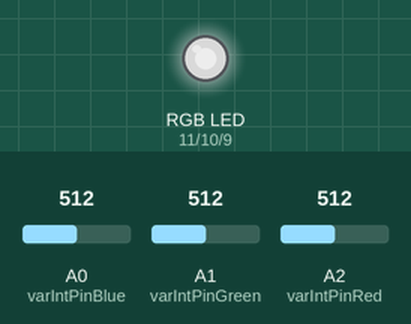
Simulated run of this sketch. Board: Arduino Uno, built with avr-gcc and run on an emulated ATmega328P. On the bench: an RGB LED mixed from three pins (HIGH = lit). The test bench sets the inputs (shaded band); at power-on: A0 (varIntPinBlue) = 512, A1 (varIntPinGreen) = 512, A2 (varIntPinRed) = 512. Dim RGB values are drawn brighter than linear.

Above: at 1.2 s.
1.3 s: A0 (varIntPinBlue) set to 716
At 2.0 s:
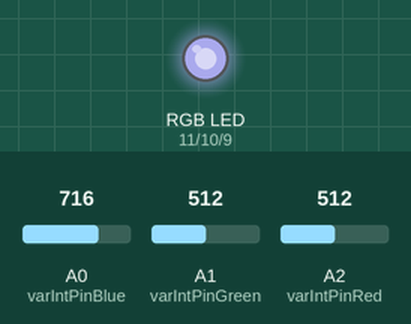
2.9 s: A1 (varIntPinGreen) set to 306
At 3.9 s:
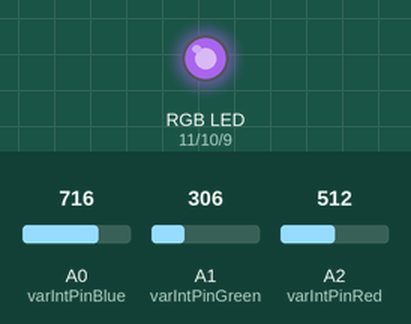
4.5 s: A2 (varIntPinRed) set to 716
At 5.9 s:
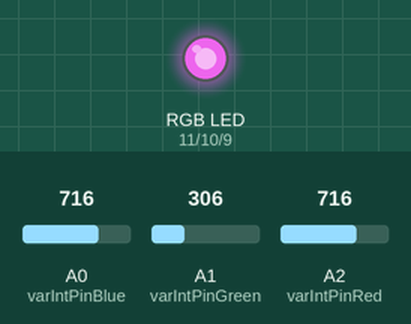
6.2 s: A1 (varIntPinGreen) set to 122
At 7.0 s:
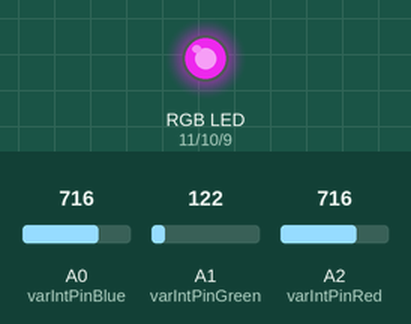
7.8 s: A1 (varIntPinGreen) set to 716
At 9.1 s:
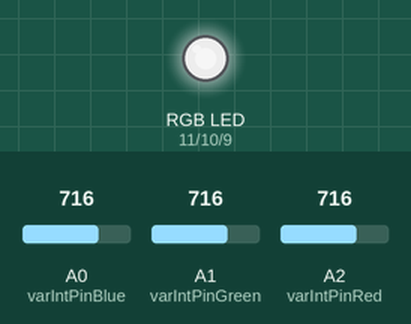
9.5 s: A0 (varIntPinBlue) set to 511
At 10.5 s:
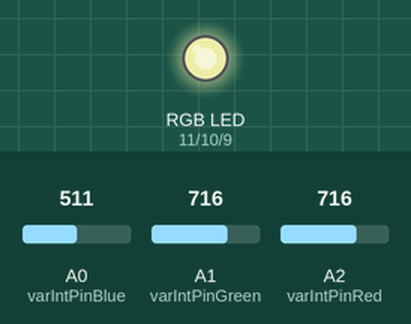
Timing chart, 0 to 12.1 s (numbered marks = the images above; inputs shaded):
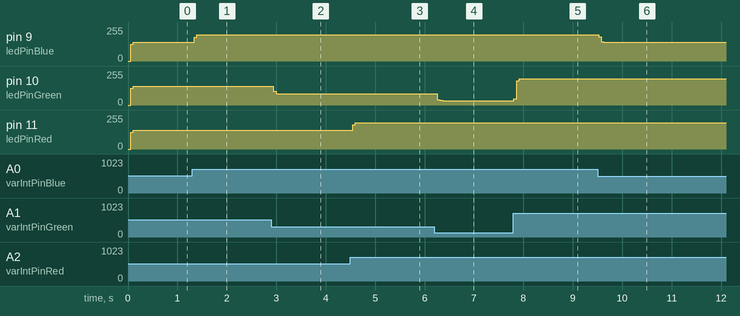

Measured:
- after the input at 1.3 s, pin 9 (ledPinBlue): 141/255 → 198/255 at once
- after the input at 2.9 s, pin 10 (ledPinGreen): 141/255 → 84/255 at once
- after the input at 4.5 s, pin 11 (ledPinRed): 141/255 → 198/255 after 0.05 s
- after the input at 6.2 s, pin 10 (ledPinGreen): 84/255 → 33/255 after 0.06 s
- after the input at 7.8 s, pin 10 (ledPinGreen): 33/255 → 198/255 at once
- after the input at 9.5 s, pin 9 (ledPinBlue): 198/255 → 141/255 at once

The sketch:

Homework-1.ino
```cpp
/*
  RGB

  Description:
  This assignment focuses on controlling each channel (Red, Green, and Blue)
  of  an  RGB  LED  using  individual  potentiometers.

  Components:
  • one RGB LED
  • three Potentiometers
  • resistors and wires as needed

  Created 23-10-2023
  Coriciuc Tudor
  Modified 06-11-2023
  Coriciuc Tudor

  https://youtu.be/4cim3AliW1Y
*/

/// we name the analog input A2 as varIntPinRed
/// we connect a potentiometer to the A pins (Analog pins)
/// to change the luminous intensity of the LED
const int varIntPinRed = A2;
/// we name the digital PWM Pin 11 as ledPinRed
/// each ledPin will be connected to one color(red, green, blue)
/// of the LED and will sent the intensity(from 0 to 255)
const int ledPinRed = 11;

const int varIntPinGreen = A1;
const int ledPinGreen = 10;

const int varIntPinBlue = A0;
const int ledPinBlue = 9;

/// LEDs brightness is between 0-255
const int minLedValue = 0;
const int maxLedValue = 255;
/// potentiometer have values between 0-1023
const int minIntValue = 0;
const int maxIntValue = 1023;
/// we are going to read 10 times the values varIntPin in order to make an average
const int nrRepForAvg = 10;
const int firstRep = 1;
/// we are going to 5 milisecond between each read
const int minDelay = 5;

int intRedValue = 0;
int intGreenValue = 0;
int intBlueValue = 0;

void setup() {
  /// initialize the serial communication at a baud rate of 9600
  Serial.begin(9600);
  /// set the ledPins as OUTPUT pins
  pinMode(ledPinGreen, OUTPUT);
  pinMode(ledPinRed, OUTPUT);
  pinMode(ledPinBlue, OUTPUT);
}

void loop() {
  /// we read the intensity from the potentiometer and add it in intRedValue
  /// in order to use the average value
  averageValue();

  ///we calculate the average value
  intRedValue /= nrRepForAvg;
  /// we map the values knowing intRedValue
  int mapedRedValue = map(intRedValue, minIntValue, maxIntValue, minLedValue, maxLedValue);
  /// we set the intensity of the red led to the mapedRedValue through ledPinRed
  analogWrite(ledPinRed, mapedRedValue);

  /// we repeat this for the other colors
  intGreenValue /= nrRepForAvg;
  int mapedGreenValue = map(intGreenValue, minIntValue, maxIntValue, minLedValue, maxLedValue);
  analogWrite(ledPinGreen, mapedGreenValue);

  intBlueValue /= nrRepForAvg;
  int mapedBlueValue = map(intBlueValue, minIntValue, maxIntValue, minLedValue, maxLedValue);
  analogWrite(ledPinBlue, mapedBlueValue);
}

void averageValue() {
  for (int i = firstRep; i <= nrRepForAvg; i++) {
    intRedValue += analogRead(varIntPinRed);
    intGreenValue += analogRead(varIntPinGreen);
    intBlueValue += analogRead(varIntPinBlue);
    delay(minDelay);
  }
}
```
